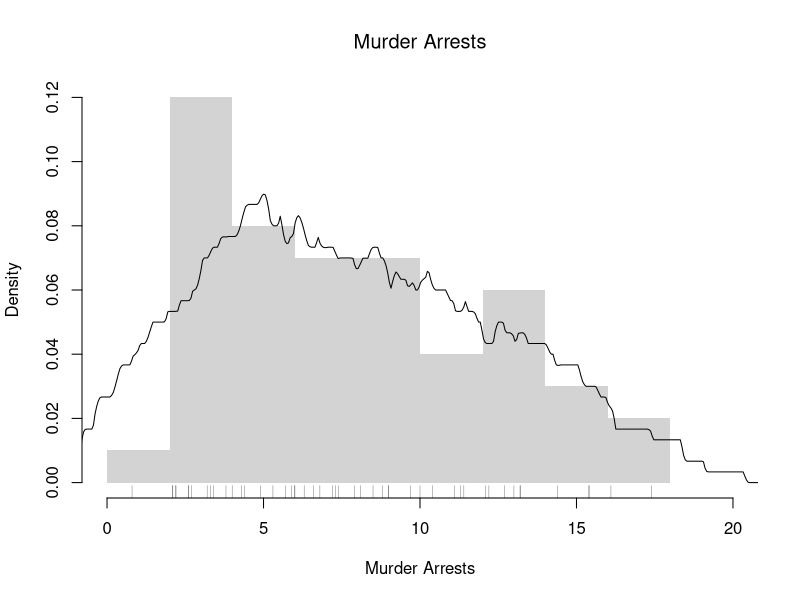
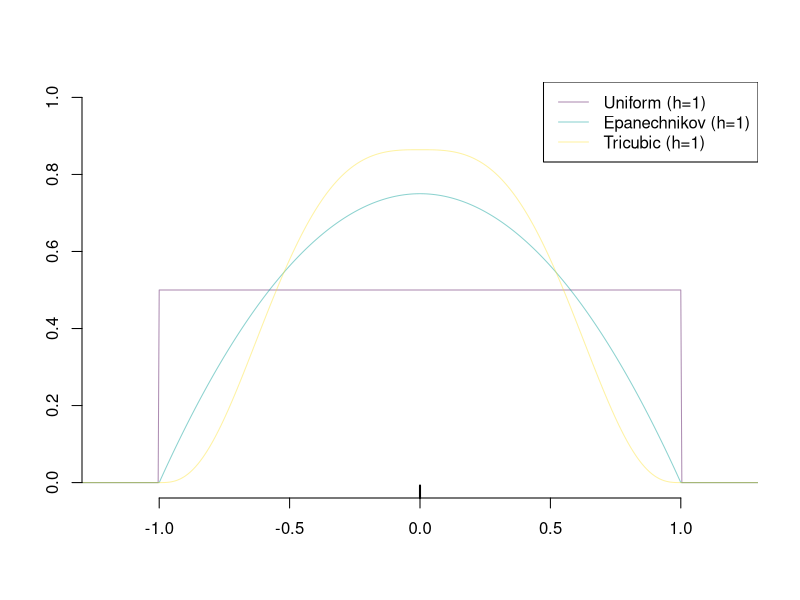
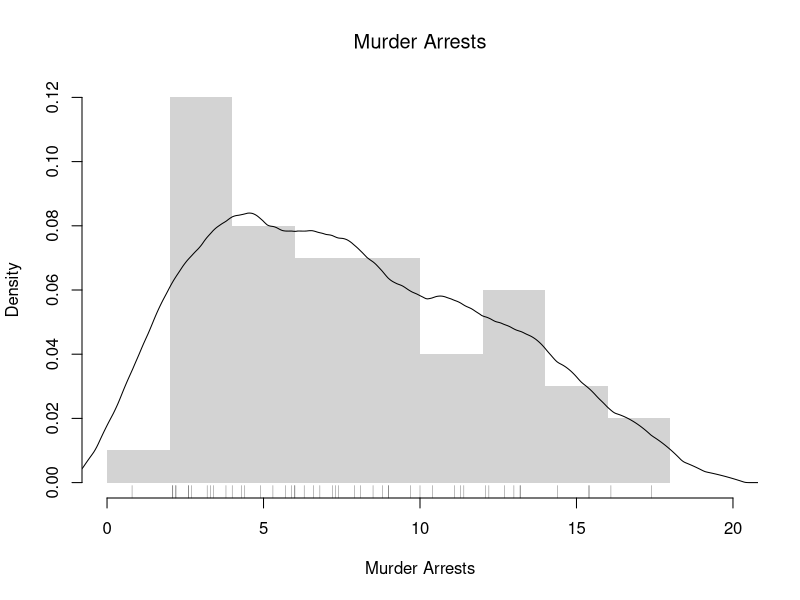
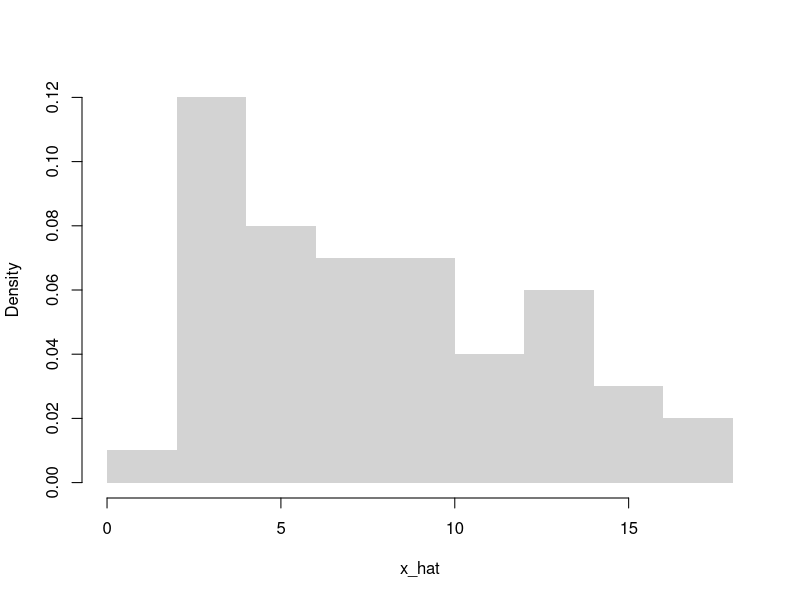
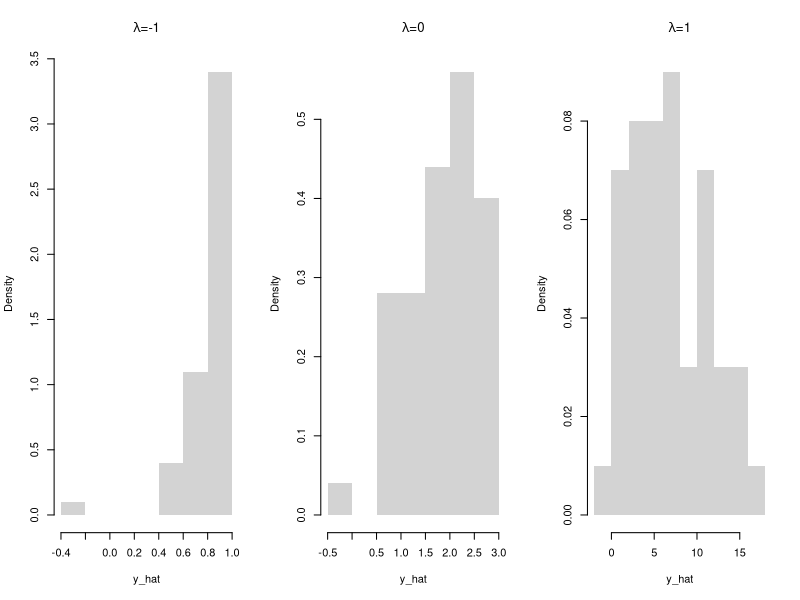
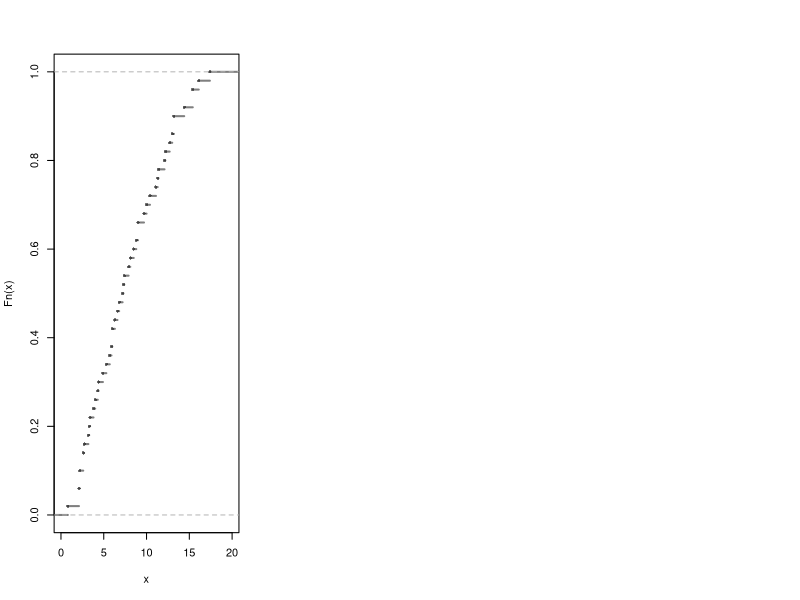

The R source for these figures, in order:
## ---- chunk 1
# Practical Example
x_hat <- USArrests[, 'Murder'] # lab data: murder arrests per 100,000
hist(x_hat,
    breaks=seq(0, 20, by=2), # bin width =2, so h=1
    freq=FALSE,
    border=NA,
    main=NA,
    xlab='Murder Arrests')
title('Murder Arrests', font.main=1)
# Density Estimate with half-width h=3
# 'density' reads bw as the kernel's standard deviation, so pass bw=h/sqrt(3)
h <- 3
f_hat <- density(x_hat, bw=h/sqrt(3), kernel='rectangular')
lines(f_hat)
# Raw Observations
rug(x_hat, col=grey(0, .5))
## ---- chunk 2
# Kernel Density Functions

x <- 0 # Design point
x_values <- seq(-2, 2, length.out=1001) # Where to compute weight
h <- 1 # Half-width: all three kernels are zero beyond |x_values-x| > h


plot.new()
plot.window(xlim=c(-1.2, 1.2), ylim=c(0, 1))

## Uniform/rectangular
d_unif <- function(x_values, x, h){
    u <- abs(x_values-x)/h
    fu <- 1/2*(u <= 1)
    return(fu)
}
kU <- d_unif(x_values, x, h)
kern_cols <- hcl.colors(3, alpha=.45)
lines( kU ~ x_values, col=kern_cols[1], lty=1)

## Epanechnikov
d_epan <- function(x_values, x, h){
    u <- abs(x_values-x)/h
    fu <- 3/4*(1-u^2)*(u <= 1)
    return(fu)
}
kE <- d_epan(x_values, x, h)
lines( kE ~ x_values, col=kern_cols[2], lty=1)
## Try others using the 'density' function
# 'density' reads bw as the kernel's standard deviation, not the half-width h
#kE <-  density(x=0, bw=h/sqrt(5), kernel='epanechnikov')

## Tricubic
d_tricub <- function(x_values, x, h){
    u <- abs(x_values-x)/h
    fu <- 70/81*(1-u^3)^3*(u <= 1)
    return(fu)
}
kT <- d_tricub(x_values, x, h)
lines( kT ~ x_values, col=kern_cols[3], lty=1)


rug(0, lwd=2)
axis(1)
axis(2)

legend('topright', lty=1, col=kern_cols,
    legend=c('Uniform (h=1)', 'Epanechnikov (h=1)', 'Tricubic (h=1)'))
## ---- chunk 3
# Practical Example
hist(x_hat,
    breaks=seq(0, 20, by=2), # bin width 2h=2, so h=1
    freq=FALSE,
    border=NA,
    main=NA,
    xlab='Murder Arrests')
title('Murder Arrests', font.main=1)
# Same half-width h=3 as the rectangular kernel above, but a smoother weight
# For the Epanechnikov kernel, bw=h/sqrt(5)
h <- 3
f_hat <- density(x_hat, bw=h/sqrt(5), kernel='epanechnikov')
lines(f_hat)
# Raw Observations
rug(x_hat, col=grey(0, .5))
## ---- chunk 4
x0_hat <- 1:4

y_hat <- exp(x0_hat)
y_hat

z_hat <- log(y_hat)
z_hat
## ---- chunk 5
# Box–Cox transform and inverse
bc_transform <- function(x_hat, lambda) {
  if (any(x_hat <= 0)) stop('Box-Cox requires x > 0')
  if (abs(lambda) < 1e-8) log(x_hat) else (x_hat^lambda - 1)/lambda
}
bc_inverse <- function(t, lambda) {
  if (abs(lambda) < 1e-8) exp(t) else (lambda*t + 1)^(1/lambda)
}

hist(x_hat, main=NA, border=NA, freq=FALSE)

par(mfrow=c(1, 3))
for(lambda in c(-1, 0, 1)){
    y_hat <- bc_transform(x_hat, lambda)
    hist(y_hat,
        main=NA,
        border=NA, freq=FALSE)
    title(bquote(paste(lambda, '=', .(lambda))), font.main=1)
}
## ---- chunk 6
# Continuous Example 1
x0_hat <- c(0, 1.123, 2.987, 3.654)
mean( sqrt(x0_hat) )
sqrt( mean(x0_hat) )

# Continuous Example 2
mean( log(x0_hat) )
log( mean(x0_hat) )
## ---- chunk 7
## Discrete Example
x  <- c(1, 2, 3)
px <- c(0.2, 0.5, 0.3)
population_mean_x <- sum(x * px)
population_mean_x

g  <- sqrt
g(population_mean_x)

population_mean_y <- sum(g(x) * px)
population_mean_y
## ---- chunk 8
mean( exp(x) )
exp( mean(x) )
## ---- chunk 9
# Empirical Distribution
F_hat <- ecdf(x_hat)
plot(F_hat, lwd=2, xlim=c(0, 20),
    pch=16, col=grey(0, .5), main=NA)

# Generating random variables via inverse ECDF
p <- runif(3000) ## Multiple Draws
x_draw_hat <- quantile(F_hat, p, type=1)
x_draw_hat[c(1, 2, 3)]

## Can also do directly from the data
x_draw_hat <- quantile(x_hat, p, type=1)
x_draw_hat[c(1, 2, 3)]
## ---- chunk 10
# 4 random data points from 3 different distributions
runif(4)
rexp(4)
rnorm(4)
## ---- chunk 11
# Theoretical Quantile Function (from VGAM::qdagum)
qdagum <- function(p, scale.b=1, shape1.a, shape2.c) {
  # Quantile function (theoretically derived from the CDF)
  ans <- scale.b * (expm1(-log(p) / shape2.c))^(-1 / shape1.a)
  # Special known cases
  ans[p == 0] <- 0
  ans[p == 1] <- Inf
  # Safety Checks
  ans[p < 0] <- NaN
  ans[p > 1] <- NaN
  if(scale.b <= 0 | shape1.a <= 0 | shape2.c <= 0){ ans <- ans*NaN }
  # Return
  return(ans)
}

# Generate Random Variables (VGAM::rdagum)
rdagum <-function(n, scale.b=1, shape1.a, shape2.c){
    p <- runif(n) # generate random probabilities
    x_hat <- qdagum(p, scale.b=scale.b, shape1.a=shape1.a, shape2.c=shape2.c) #find the inverses
    return(x_hat)
}

# Example
set.seed(123)
x_sim <- rdagum(3000, 1, 3, 1)
x_sim[c(1, 2, 3)]
